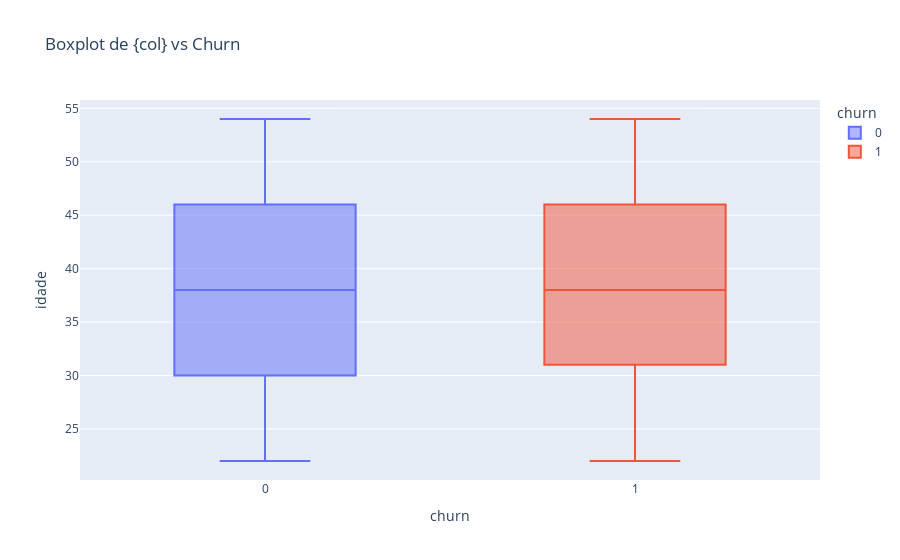
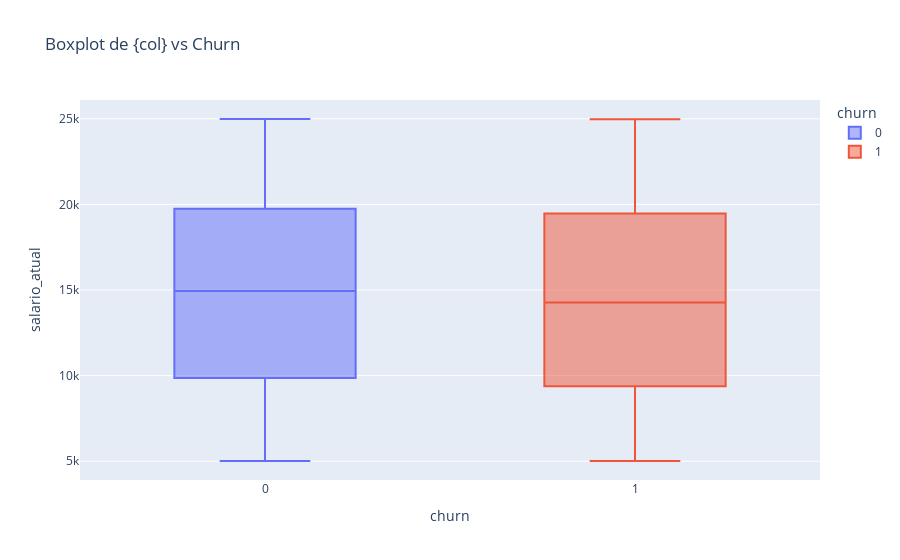
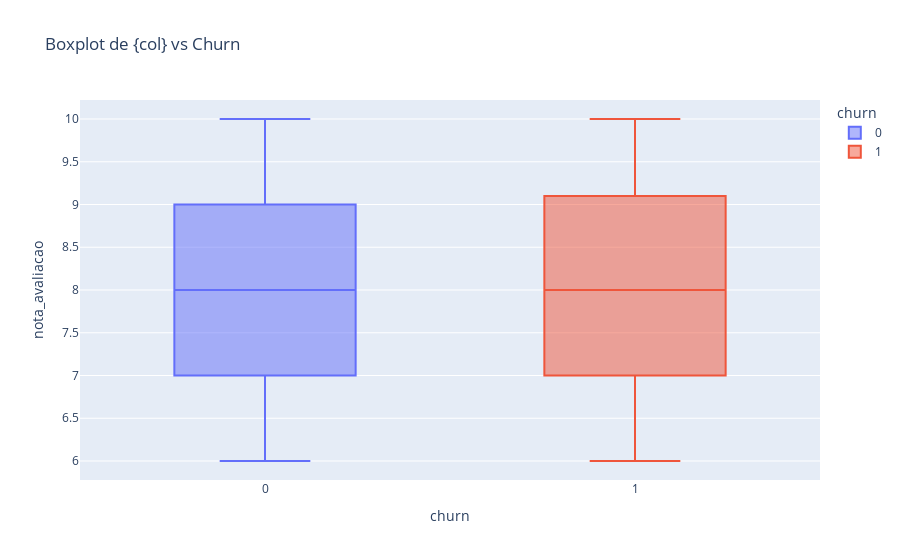
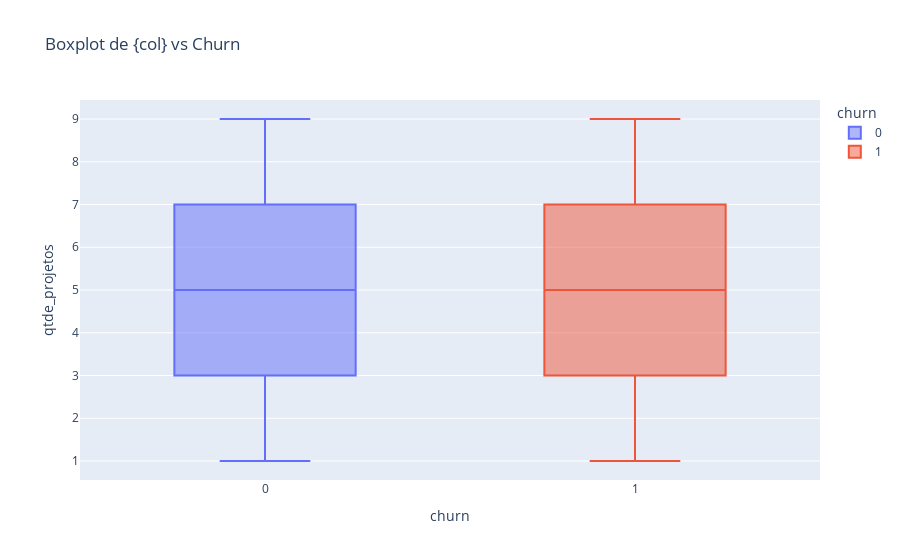

Here is the notebook cell these charts were saved with, in order:
### Code cell
# Boxplots para variáveis numéricas com Churn
for col in df_employees.select_dtypes(include=['int64', 'float64']).columns:
    if col != 'churn':
        fig = px.box(df_employees, x='churn', y=col, title='Boxplot de {col} vs Churn', color='churn')
        fig.show()

### Figure 1 — Plotly figure (JSON) as saved in the notebook; plotly's stock layout.template omitted (floating-point values rounded to 4 significant figures; data arrays with more than 128 entries replaced by an {"elided": "..."} marker saying what was removed)
{"data": [{"alignmentgroup": "True", "hovertemplate": "churn=%{x}<br>idade=%{y}<extra></extra>", "legendgroup": "0", "marker": {"color": "#636efa"}, "name": "0", "notched": false, "offsetgroup": "0", "orientation": "v", "showlegend": true, "type": "box", "x": {"elided": "1714 int values"}, "x0": " ", "xaxis": "x", "y": {"elided": "1714 int values"}, "y0": " ", "yaxis": "y"}, {"alignmentgroup": "True", "hovertemplate": "churn=%{x}<br>idade=%{y}<extra></extra>", "legendgroup": "1", "marker": {"color": "#EF553B"}, "name": "1", "notched": false, "offsetgroup": "1", "orientation": "v", "showlegend": true, "type": "box", "x": {"elided": "286 int values"}, "x0": " ", "xaxis": "x", "y": {"elided": "286 int values"}, "y0": " ", "yaxis": "y"}], "layout": {"boxmode": "overlay", "legend": {"title": {"text": "churn"}, "tracegroupgap": 0}, "title": {"text": "Boxplot de {col} vs Churn"}, "xaxis": {"anchor": "y", "categoryarray": [0, 1], "categoryorder": "array", "domain": [0, 1], "title": {"text": "churn"}}, "yaxis": {"anchor": "x", "domain": [0, 1], "title": {"text": "idade"}}}}

### Figure 2 — Plotly figure (JSON) as saved in the notebook; plotly's stock layout.template omitted (floating-point values rounded to 4 significant figures; data arrays with more than 128 entries replaced by an {"elided": "..."} marker saying what was removed)
{"data": [{"alignmentgroup": "True", "hovertemplate": "churn=%{x}<br>salario_atual=%{y}<extra></extra>", "legendgroup": "0", "marker": {"color": "#636efa"}, "name": "0", "notched": false, "offsetgroup": "0", "orientation": "v", "showlegend": true, "type": "box", "x": {"elided": "1714 int values"}, "x0": " ", "xaxis": "x", "y": {"elided": "1714 int values"}, "y0": " ", "yaxis": "y"}, {"alignmentgroup": "True", "hovertemplate": "churn=%{x}<br>salario_atual=%{y}<extra></extra>", "legendgroup": "1", "marker": {"color": "#EF553B"}, "name": "1", "notched": false, "offsetgroup": "1", "orientation": "v", "showlegend": true, "type": "box", "x": {"elided": "286 int values"}, "x0": " ", "xaxis": "x", "y": {"elided": "286 int values"}, "y0": " ", "yaxis": "y"}], "layout": {"boxmode": "overlay", "legend": {"title": {"text": "churn"}, "tracegroupgap": 0}, "title": {"text": "Boxplot de {col} vs Churn"}, "xaxis": {"anchor": "y", "categoryarray": [0, 1], "categoryorder": "array", "domain": [0, 1], "title": {"text": "churn"}}, "yaxis": {"anchor": "x", "domain": [0, 1], "title": {"text": "salario_atual"}}}}

### Figure 3 — Plotly figure (JSON) as saved in the notebook; plotly's stock layout.template omitted (floating-point values rounded to 4 significant figures; data arrays with more than 128 entries replaced by an {"elided": "..."} marker saying what was removed)
{"data": [{"alignmentgroup": "True", "hovertemplate": "churn=%{x}<br>nota_avaliacao=%{y}<extra></extra>", "legendgroup": "0", "marker": {"color": "#636efa"}, "name": "0", "notched": false, "offsetgroup": "0", "orientation": "v", "showlegend": true, "type": "box", "x": {"elided": "1714 int values"}, "x0": " ", "xaxis": "x", "y": {"elided": "1714 float values"}, "y0": " ", "yaxis": "y"}, {"alignmentgroup": "True", "hovertemplate": "churn=%{x}<br>nota_avaliacao=%{y}<extra></extra>", "legendgroup": "1", "marker": {"color": "#EF553B"}, "name": "1", "notched": false, "offsetgroup": "1", "orientation": "v", "showlegend": true, "type": "box", "x": {"elided": "286 int values"}, "x0": " ", "xaxis": "x", "y": {"elided": "286 float values"}, "y0": " ", "yaxis": "y"}], "layout": {"boxmode": "overlay", "legend": {"title": {"text": "churn"}, "tracegroupgap": 0}, "title": {"text": "Boxplot de {col} vs Churn"}, "xaxis": {"anchor": "y", "categoryarray": [0, 1], "categoryorder": "array", "domain": [0, 1], "title": {"text": "churn"}}, "yaxis": {"anchor": "x", "domain": [0, 1], "title": {"text": "nota_avaliacao"}}}}

### Figure 4 — Plotly figure (JSON) as saved in the notebook; plotly's stock layout.template omitted (floating-point values rounded to 4 significant figures; data arrays with more than 128 entries replaced by an {"elided": "..."} marker saying what was removed)
{"data": [{"alignmentgroup": "True", "hovertemplate": "churn=%{x}<br>qtde_projetos=%{y}<extra></extra>", "legendgroup": "0", "marker": {"color": "#636efa"}, "name": "0", "notched": false, "offsetgroup": "0", "orientation": "v", "showlegend": true, "type": "box", "x": {"elided": "1714 int values"}, "x0": " ", "xaxis": "x", "y": {"elided": "1714 int values"}, "y0": " ", "yaxis": "y"}, {"alignmentgroup": "True", "hovertemplate": "churn=%{x}<br>qtde_projetos=%{y}<extra></extra>", "legendgroup": "1", "marker": {"color": "#EF553B"}, "name": "1", "notched": false, "offsetgroup": "1", "orientation": "v", "showlegend": true, "type": "box", "x": {"elided": "286 int values"}, "x0": " ", "xaxis": "x", "y": {"elided": "286 int values"}, "y0": " ", "yaxis": "y"}], "layout": {"boxmode": "overlay", "legend": {"title": {"text": "churn"}, "tracegroupgap": 0}, "title": {"text": "Boxplot de {col} vs Churn"}, "xaxis": {"anchor": "y", "categoryarray": [0, 1], "categoryorder": "array", "domain": [0, 1], "title": {"text": "churn"}}, "yaxis": {"anchor": "x", "domain": [0, 1], "title": {"text": "qtde_projetos"}}}}
